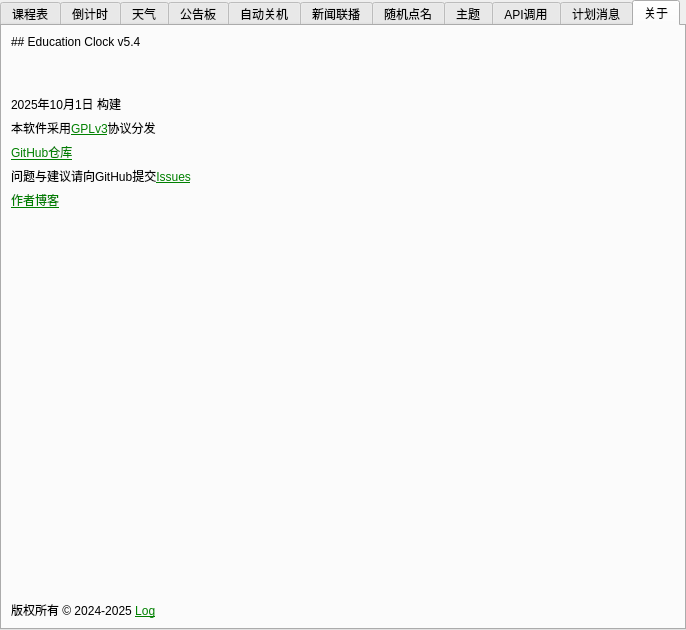
<?xml version="1.0" encoding="UTF-8"?>
<ui version="4.0">
 <class>Form</class>
 <widget class="QWidget" name="Form">
  <property name="geometry">
   <rect>
    <x>0</x>
    <y>0</y>
    <width>686</width>
    <height>629</height>
   </rect>
  </property>
  <property name="windowTitle">
   <string>设置</string>
  </property>
  <property name="windowIcon">
   <iconset>
    <normaloff>../icon/set.svg</normaloff>../icon/set.svg</iconset>
  </property>
  <layout class="QGridLayout" name="gridLayout">
   <property name="leftMargin">
    <number>0</number>
   </property>
   <property name="topMargin">
    <number>0</number>
   </property>
   <property name="rightMargin">
    <number>0</number>
   </property>
   <property name="bottomMargin">
    <number>0</number>
   </property>
   <property name="spacing">
    <number>0</number>
   </property>
   <item row="0" column="0">
    <widget class="QTabWidget" name="tabWidget">
     <property name="enabled">
      <bool>true</bool>
     </property>
     <property name="sizePolicy">
      <sizepolicy hsizetype="Expanding" vsizetype="Expanding">
       <horstretch>0</horstretch>
       <verstretch>0</verstretch>
      </sizepolicy>
     </property>
     <property name="minimumSize">
      <size>
       <width>0</width>
       <height>0</height>
      </size>
     </property>
     <property name="maximumSize">
      <size>
       <width>1677</width>
       <height>16777215</height>
      </size>
     </property>
     <property name="tabPosition">
      <enum>QTabWidget::North</enum>
     </property>
     <property name="tabShape">
      <enum>QTabWidget::Rounded</enum>
     </property>
     <property name="currentIndex">
      <number>10</number>
     </property>
     <property name="elideMode">
      <enum>Qt::ElideNone</enum>
     </property>
     <property name="documentMode">
      <bool>false</bool>
     </property>
     <property name="tabsClosable">
      <bool>false</bool>
     </property>
     <property name="movable">
      <bool>true</bool>
     </property>
     <property name="tabBarAutoHide">
      <bool>false</bool>
     </property>
     <widget class="QWidget" name="tab">
      <attribute name="title">
       <string>课程表</string>
      </attribute>
      <layout class="QGridLayout" name="gridLayout_7">
       <item row="1" column="0" colspan="2">
        <widget class="QTabWidget" name="tabWidget_2">
         <property name="tabPosition">
          <enum>QTabWidget::South</enum>
         </property>
         <property name="currentIndex">
          <number>0</number>
         </property>
         <widget class="QWidget" name="tab_11">
          <attribute name="title">
           <string>周一</string>
          </attribute>
          <layout class="QVBoxLayout" name="verticalLayout_3">
           <item>
            <widget class="QTableWidget" name="tableWidget_1">
             <property name="alternatingRowColors">
              <bool>true</bool>
             </property>
             <property name="gridStyle">
              <enum>Qt::SolidLine</enum>
             </property>
            </widget>
           </item>
          </layout>
         </widget>
         <widget class="QWidget" name="tab_12">
          <attribute name="title">
           <string>周二</string>
          </attribute>
          <layout class="QVBoxLayout" name="verticalLayout_2">
           <item>
            <widget class="QTableWidget" name="tableWidget_2">
             <property name="autoFillBackground">
              <bool>false</bool>
             </property>
             <property name="alternatingRowColors">
              <bool>true</bool>
             </property>
            </widget>
           </item>
          </layout>
         </widget>
         <widget class="QWidget" name="tab_13">
          <attribute name="title">
           <string>周三</string>
          </attribute>
          <layout class="QVBoxLayout" name="verticalLayout_4">
           <item>
            <widget class="QTableWidget" name="tableWidget_3">
             <property name="alternatingRowColors">
              <bool>true</bool>
             </property>
            </widget>
           </item>
          </layout>
         </widget>
         <widget class="QWidget" name="tab_14">
          <attribute name="title">
           <string>周四</string>
          </attribute>
          <layout class="QVBoxLayout" name="verticalLayout_5">
           <item>
            <widget class="QTableWidget" name="tableWidget_4">
             <property name="alternatingRowColors">
              <bool>true</bool>
             </property>
            </widget>
           </item>
          </layout>
         </widget>
         <widget class="QWidget" name="tab_15">
          <attribute name="title">
           <string>周五</string>
          </attribute>
          <layout class="QVBoxLayout" name="verticalLayout_6">
           <item>
            <widget class="QTableWidget" name="tableWidget_5">
             <property name="alternatingRowColors">
              <bool>true</bool>
             </property>
            </widget>
           </item>
          </layout>
         </widget>
         <widget class="QWidget" name="tab_16">
          <attribute name="title">
           <string>周六</string>
          </attribute>
          <layout class="QVBoxLayout" name="verticalLayout_7">
           <item>
            <widget class="QTableWidget" name="tableWidget_6">
             <property name="alternatingRowColors">
              <bool>true</bool>
             </property>
            </widget>
           </item>
          </layout>
         </widget>
         <widget class="QWidget" name="tab_17">
          <attribute name="title">
           <string>周日</string>
          </attribute>
          <layout class="QVBoxLayout" name="verticalLayout_8">
           <item>
            <widget class="QTableWidget" name="tableWidget_7">
             <property name="alternatingRowColors">
              <bool>true</bool>
             </property>
            </widget>
           </item>
          </layout>
         </widget>
        </widget>
       </item>
       <item row="3" column="0">
        <widget class="QPushButton" name="pushButton">
         <property name="toolTip">
          <string>&lt;html&gt;&lt;head/&gt;&lt;body&gt;&lt;p&gt;&lt;span style=&quot; font-weight:700; color:#00007f;&quot;&gt;在选中项下方插入行&lt;/span&gt;&lt;/p&gt;&lt;/body&gt;&lt;/html&gt;</string>
         </property>
         <property name="text">
          <string>插入行</string>
         </property>
        </widget>
       </item>
       <item row="3" column="1">
        <widget class="QPushButton" name="pushButton_2">
         <property name="toolTip">
          <string>&lt;html&gt;&lt;head/&gt;&lt;body&gt;&lt;p&gt;&lt;span style=&quot; font-weight:700; color:#00007f;&quot;&gt;删除选中行&lt;/span&gt;&lt;/p&gt;&lt;/body&gt;&lt;/html&gt;</string>
         </property>
         <property name="text">
          <string>删除行</string>
         </property>
        </widget>
       </item>
       <item row="2" column="0" colspan="2">
        <widget class="QLabel" name="label_39">
         <property name="text">
          <string>修改项后务必点击表格空白处以保存，直接关闭窗口可能会导致数据丢失</string>
         </property>
        </widget>
       </item>
      </layout>
     </widget>
     <widget class="QWidget" name="tab_2">
      <attribute name="title">
       <string>倒计时</string>
      </attribute>
      <layout class="QGridLayout" name="gridLayout_5">
       <item row="3" column="1">
        <spacer name="verticalSpacer_4">
         <property name="orientation">
          <enum>Qt::Vertical</enum>
         </property>
         <property name="sizeHint" stdset="0">
          <size>
           <width>20</width>
           <height>40</height>
          </size>
         </property>
        </spacer>
       </item>
       <item row="0" column="1">
        <widget class="QLineEdit" name="lineEdit">
         <property name="maxLength">
          <number>4</number>
         </property>
        </widget>
       </item>
       <item row="1" column="0">
        <widget class="QLabel" name="label_7">
         <property name="text">
          <string>结束时间：</string>
         </property>
        </widget>
       </item>
       <item row="0" column="0">
        <widget class="QLabel" name="label_6">
         <property name="text">
          <string>事件：</string>
         </property>
        </widget>
       </item>
       <item row="1" column="1">
        <widget class="QDateEdit" name="dateEdit">
         <property name="calendarPopup">
          <bool>true</bool>
         </property>
         <property name="timeSpec">
          <enum>Qt::LocalTime</enum>
         </property>
         <property name="date">
          <date>
           <year>2024</year>
           <month>10</month>
           <day>24</day>
          </date>
         </property>
        </widget>
       </item>
       <item row="2" column="0" colspan="2">
        <widget class="QLabel" name="label_40">
         <property name="text">
          <string>事件最多可设置4个字符</string>
         </property>
        </widget>
       </item>
      </layout>
     </widget>
     <widget class="QWidget" name="tab_3">
      <attribute name="title">
       <string>天气</string>
      </attribute>
      <layout class="QGridLayout" name="gridLayout_6">
       <item row="2" column="3">
        <widget class="QDoubleSpinBox" name="doubleSpinBox_2">
         <property name="decimals">
          <number>6</number>
         </property>
         <property name="maximum">
          <double>180.000000000000000</double>
         </property>
        </widget>
       </item>
       <item row="4" column="0">
        <spacer name="verticalSpacer_5">
         <property name="orientation">
          <enum>Qt::Vertical</enum>
         </property>
         <property name="sizeHint" stdset="0">
          <size>
           <width>20</width>
           <height>40</height>
          </size>
         </property>
        </spacer>
       </item>
       <item row="0" column="3">
        <widget class="QLineEdit" name="lineEdit_2"/>
       </item>
       <item row="1" column="3">
        <widget class="QDoubleSpinBox" name="doubleSpinBox">
         <property name="decimals">
          <number>6</number>
         </property>
         <property name="maximum">
          <double>90.000000000000000</double>
         </property>
         <property name="stepType">
          <enum>QAbstractSpinBox::DefaultStepType</enum>
         </property>
        </widget>
       </item>
       <item row="2" column="0">
        <widget class="QLabel" name="label_10">
         <property name="text">
          <string>经度Lng：</string>
         </property>
        </widget>
       </item>
       <item row="0" column="0">
        <widget class="QLabel" name="label_8">
         <property name="text">
          <string>和风天气API：</string>
         </property>
        </widget>
       </item>
       <item row="1" column="0">
        <widget class="QLabel" name="label_9">
         <property name="text">
          <string>纬度Lat：</string>
         </property>
        </widget>
       </item>
       <item row="3" column="0" colspan="4">
        <widget class="QLabel" name="label_38">
         <property name="text">
          <string>&lt;a href='https://www.opengps.cn/Map/Tools/PickUpGPS_AMap.aspx' style='color:green;'&gt;坐标查询服务&lt;/a&gt;</string>
         </property>
         <property name="openExternalLinks">
          <bool>true</bool>
         </property>
        </widget>
       </item>
      </layout>
     </widget>
     <widget class="QWidget" name="tab_7">
      <attribute name="title">
       <string>公告板</string>
      </attribute>
      <layout class="QGridLayout" name="gridLayout_4" columnstretch="0,0,0">
       <item row="1" column="2">
        <widget class="QLineEdit" name="lineEdit_3">
         <property name="echoMode">
          <enum>QLineEdit::Normal</enum>
         </property>
        </widget>
       </item>
       <item row="6" column="0">
        <widget class="QLabel" name="label_19">
         <property name="text">
          <string>群聊名称</string>
         </property>
        </widget>
       </item>
       <item row="7" column="0" colspan="3">
        <widget class="QLabel" name="label_28">
         <property name="text">
          <string>有多个过滤项时使用逗号隔开，不同过滤项之间为并列关系，互不影响</string>
         </property>
         <property name="textFormat">
          <enum>Qt::PlainText</enum>
         </property>
        </widget>
       </item>
       <item row="6" column="2">
        <widget class="QLineEdit" name="lineEdit_10"/>
       </item>
       <item row="8" column="0">
        <spacer name="verticalSpacer_3">
         <property name="orientation">
          <enum>Qt::Vertical</enum>
         </property>
         <property name="sizeHint" stdset="0">
          <size>
           <width>20</width>
           <height>40</height>
          </size>
         </property>
        </spacer>
       </item>
       <item row="3" column="0">
        <spacer name="verticalSpacer_6">
         <property name="orientation">
          <enum>Qt::Vertical</enum>
         </property>
         <property name="sizeType">
          <enum>QSizePolicy::Minimum</enum>
         </property>
         <property name="sizeHint" stdset="0">
          <size>
           <width>20</width>
           <height>40</height>
          </size>
         </property>
        </spacer>
       </item>
       <item row="5" column="0">
        <widget class="QLabel" name="label_18">
         <property name="text">
          <string>发送者昵称</string>
         </property>
        </widget>
       </item>
       <item row="1" column="0">
        <widget class="QLabel" name="label_11">
         <property name="text">
          <string>服务器链接</string>
         </property>
        </widget>
       </item>
       <item row="2" column="0">
        <widget class="QLabel" name="label_12">
         <property name="text">
          <string>机器人AppKey</string>
         </property>
        </widget>
       </item>
       <item row="0" column="0">
        <widget class="QLabel" name="label_5">
         <property name="text">
          <string>### API设置：</string>
         </property>
         <property name="textFormat">
          <enum>Qt::MarkdownText</enum>
         </property>
         <property name="scaledContents">
          <bool>false</bool>
         </property>
        </widget>
       </item>
       <item row="2" column="2">
        <widget class="QLineEdit" name="lineEdit_4"/>
       </item>
       <item row="5" column="2">
        <widget class="QLineEdit" name="lineEdit_9"/>
       </item>
       <item row="4" column="0">
        <widget class="QLabel" name="label_13">
         <property name="text">
          <string>### 过滤设置</string>
         </property>
         <property name="textFormat">
          <enum>Qt::MarkdownText</enum>
         </property>
        </widget>
       </item>
      </layout>
     </widget>
     <widget class="QWidget" name="tab_4">
      <attribute name="title">
       <string>自动关机</string>
      </attribute>
      <layout class="QGridLayout" name="gridLayout_2">
       <item row="0" column="0">
        <widget class="QLabel" name="label_3">
         <property name="text">
          <string>模块状态：</string>
         </property>
        </widget>
       </item>
       <item row="2" column="0">
        <widget class="QLabel" name="label_21">
         <property name="text">
          <string>星期一</string>
         </property>
        </widget>
       </item>
       <item row="3" column="0">
        <widget class="QLabel" name="label_22">
         <property name="text">
          <string>星期二</string>
         </property>
        </widget>
       </item>
       <item row="4" column="0">
        <widget class="QLabel" name="label_23">
         <property name="text">
          <string>星期三</string>
         </property>
        </widget>
       </item>
       <item row="6" column="0">
        <widget class="QLabel" name="label_25">
         <property name="text">
          <string>星期五</string>
         </property>
        </widget>
       </item>
       <item row="2" column="1" colspan="2">
        <widget class="QLineEdit" name="lineEdit_11"/>
       </item>
       <item row="8" column="1" colspan="2">
        <widget class="QLineEdit" name="lineEdit_17"/>
       </item>
       <item row="4" column="1" colspan="2">
        <widget class="QLineEdit" name="lineEdit_13"/>
       </item>
       <item row="7" column="1" colspan="2">
        <widget class="QLineEdit" name="lineEdit_16"/>
       </item>
       <item row="7" column="0">
        <widget class="QLabel" name="label_26">
         <property name="text">
          <string>星期六</string>
         </property>
        </widget>
       </item>
       <item row="0" column="2">
        <widget class="QDialogButtonBox" name="buttonBox">
         <property name="standardButtons">
          <set>QDialogButtonBox::Close|QDialogButtonBox::Open</set>
         </property>
        </widget>
       </item>
       <item row="1" column="0">
        <widget class="QLabel" name="label_20">
         <property name="text">
          <string>### 关机时间设置：</string>
         </property>
         <property name="textFormat">
          <enum>Qt::MarkdownText</enum>
         </property>
        </widget>
       </item>
       <item row="10" column="0">
        <spacer name="verticalSpacer">
         <property name="orientation">
          <enum>Qt::Vertical</enum>
         </property>
         <property name="sizeHint" stdset="0">
          <size>
           <width>20</width>
           <height>40</height>
          </size>
         </property>
        </spacer>
       </item>
       <item row="0" column="1">
        <widget class="QLabel" name="label_4">
         <property name="text">
          <string>未知</string>
         </property>
        </widget>
       </item>
       <item row="5" column="0">
        <widget class="QLabel" name="label_24">
         <property name="text">
          <string>星期四</string>
         </property>
        </widget>
       </item>
       <item row="5" column="1" colspan="2">
        <widget class="QLineEdit" name="lineEdit_14"/>
       </item>
       <item row="6" column="1" colspan="2">
        <widget class="QLineEdit" name="lineEdit_15"/>
       </item>
       <item row="8" column="0">
        <widget class="QLabel" name="label_27">
         <property name="text">
          <string>星期日</string>
         </property>
        </widget>
       </item>
       <item row="3" column="1" colspan="2">
        <widget class="QLineEdit" name="lineEdit_12"/>
       </item>
       <item row="9" column="0" colspan="3">
        <widget class="QLabel" name="label_29">
         <property name="text">
          <string>一天可设置多个关机时间，每个时间之间用逗号隔开，时间须符合格式HH:MM</string>
         </property>
        </widget>
       </item>
      </layout>
     </widget>
     <widget class="QWidget" name="tab_5">
      <attribute name="title">
       <string>新闻联播</string>
      </attribute>
      <layout class="QGridLayout" name="gridLayout_3">
       <item row="0" column="1">
        <widget class="QLabel" name="label_2">
         <property name="text">
          <string>未知</string>
         </property>
        </widget>
       </item>
       <item row="0" column="0">
        <widget class="QLabel" name="label">
         <property name="text">
          <string>模块状态：</string>
         </property>
        </widget>
       </item>
       <item row="1" column="0">
        <spacer name="verticalSpacer_2">
         <property name="orientation">
          <enum>Qt::Vertical</enum>
         </property>
         <property name="sizeHint" stdset="0">
          <size>
           <width>20</width>
           <height>40</height>
          </size>
         </property>
        </spacer>
       </item>
       <item row="0" column="2">
        <widget class="QDialogButtonBox" name="buttonBox_3">
         <property name="standardButtons">
          <set>QDialogButtonBox::Close|QDialogButtonBox::Open</set>
         </property>
        </widget>
       </item>
      </layout>
     </widget>
     <widget class="QWidget" name="tab_8">
      <attribute name="title">
       <string>随机点名</string>
      </attribute>
      <layout class="QGridLayout" name="gridLayout_8">
       <item row="0" column="0">
        <widget class="QPlainTextEdit" name="plainTextEdit"/>
       </item>
       <item row="1" column="0">
        <widget class="QLabel" name="label_30">
         <property name="text">
          <string>一行设置一个名字，请勿输入无关的空格与换行符</string>
         </property>
        </widget>
       </item>
      </layout>
     </widget>
     <widget class="QWidget" name="tab_9">
      <attribute name="title">
       <string>主题</string>
      </attribute>
      <layout class="QGridLayout" name="gridLayout_10">
       <item row="0" column="0">
        <widget class="QLabel" name="label_41">
         <property name="text">
          <string>选择主题样式</string>
         </property>
        </widget>
       </item>
       <item row="2" column="0">
        <spacer name="verticalSpacer_8">
         <property name="orientation">
          <enum>Qt::Vertical</enum>
         </property>
         <property name="sizeHint" stdset="0">
          <size>
           <width>20</width>
           <height>40</height>
          </size>
         </property>
        </spacer>
       </item>
       <item row="0" column="1">
        <widget class="QComboBox" name="comboBox"/>
       </item>
       <item row="1" column="0" colspan="2">
        <widget class="QLabel" name="label_42">
         <property name="text">
          <string>设置完成后需手动重启以应用新主题</string>
         </property>
        </widget>
       </item>
      </layout>
     </widget>
     <widget class="QWidget" name="tab_10">
      <attribute name="title">
       <string>API调用</string>
      </attribute>
      <layout class="QGridLayout" name="gridLayout_11">
       <item row="1" column="0">
        <widget class="QPushButton" name="pushButton_3">
         <property name="text">
          <string>新建</string>
         </property>
        </widget>
       </item>
       <item row="1" column="1">
        <widget class="QPushButton" name="pushButton_4">
         <property name="text">
          <string>删除</string>
         </property>
        </widget>
       </item>
       <item row="0" column="0" colspan="2">
        <widget class="QScrollArea" name="scrollArea">
         <property name="widgetResizable">
          <bool>true</bool>
         </property>
         <widget class="QWidget" name="scrollAreaWidgetContents">
          <property name="geometry">
           <rect>
            <x>0</x>
            <y>0</y>
            <width>98</width>
            <height>28</height>
           </rect>
          </property>
         </widget>
        </widget>
       </item>
      </layout>
     </widget>
     <widget class="QWidget" name="tab_18">
      <attribute name="title">
       <string>计划消息</string>
      </attribute>
      <layout class="QGridLayout" name="gridLayout_12">
       <item row="0" column="2">
        <widget class="QScrollArea" name="scrollArea_3">
         <property name="widgetResizable">
          <bool>true</bool>
         </property>
         <widget class="QWidget" name="scrollAreaWidgetContents_3">
          <property name="geometry">
           <rect>
            <x>0</x>
            <y>0</y>
            <width>98</width>
            <height>28</height>
           </rect>
          </property>
         </widget>
        </widget>
       </item>
       <item row="0" column="0">
        <widget class="QScrollArea" name="scrollArea_2">
         <property name="widgetResizable">
          <bool>true</bool>
         </property>
         <widget class="QWidget" name="scrollAreaWidgetContents_2">
          <property name="geometry">
           <rect>
            <x>0</x>
            <y>0</y>
            <width>98</width>
            <height>28</height>
           </rect>
          </property>
         </widget>
        </widget>
       </item>
       <item row="0" column="1">
        <widget class="Line" name="line">
         <property name="orientation">
          <enum>Qt::Vertical</enum>
         </property>
        </widget>
       </item>
      </layout>
     </widget>
     <widget class="QWidget" name="tab_6">
      <property name="minimumSize">
       <size>
        <width>500</width>
        <height>600</height>
       </size>
      </property>
      <attribute name="title">
       <string>关于</string>
      </attribute>
      <layout class="QGridLayout" name="gridLayout_9">
       <item row="0" column="1" colspan="3">
        <widget class="QLabel" name="label_32">
         <property name="text">
          <string>## Education Clock v5.4</string>
         </property>
         <property name="textFormat">
          <enum>Qt::MarkdownText</enum>
         </property>
        </widget>
       </item>
       <item row="11" column="1">
        <widget class="QLabel" name="label_34">
         <property name="text">
          <string>&lt;html&gt;&lt;head/&gt;&lt;body&gt;&lt;p&gt;版权所有 © 2024-2025 &lt;a href=&quot;https://github.com/Return-Log&quot;&gt;&lt;span style=&quot; text-decoration: underline; color:#008000;&quot;&gt;Log&lt;/span&gt;&lt;/a&gt;&lt;/p&gt;&lt;/body&gt;&lt;/html&gt;</string>
         </property>
         <property name="openExternalLinks">
          <bool>true</bool>
         </property>
        </widget>
       </item>
       <item row="3" column="1" colspan="3">
        <widget class="QLabel" name="label_36">
         <property name="text">
          <string>本软件采用&lt;a href='https://www.gnu.org/licenses/gpl-3.0.en.html#license-text' style='color:green;'&gt;GPLv3&lt;/a&gt;协议分发</string>
         </property>
         <property name="openExternalLinks">
          <bool>true</bool>
         </property>
        </widget>
       </item>
       <item row="5" column="1" colspan="3">
        <widget class="QLabel" name="label_31">
         <property name="text">
          <string>问题与建议请向GitHub提交&lt;a href='https://github.com/Return-Log/Education-Clock/issues' style='color:green;'&gt;Issues&lt;/a&gt;</string>
         </property>
         <property name="openExternalLinks">
          <bool>true</bool>
         </property>
        </widget>
       </item>
       <item row="8" column="1">
        <spacer name="verticalSpacer_9">
         <property name="orientation">
          <enum>Qt::Vertical</enum>
         </property>
         <property name="sizeType">
          <enum>QSizePolicy::Expanding</enum>
         </property>
         <property name="sizeHint" stdset="0">
          <size>
           <width>20</width>
           <height>40</height>
          </size>
         </property>
        </spacer>
       </item>
       <item row="11" column="2" colspan="2">
        <widget class="QLabel" name="label_37">
         <property name="text">
          <string/>
         </property>
         <property name="pixmap">
          <pixmap>../icon/gplv3-with-text-136x68.png</pixmap>
         </property>
         <property name="alignment">
          <set>Qt::AlignRight|Qt::AlignTrailing|Qt::AlignVCenter</set>
         </property>
        </widget>
       </item>
       <item row="4" column="1" colspan="3">
        <widget class="QLabel" name="label_35">
         <property name="text">
          <string>&lt;a href='https://github.com/Return-Log/Education-Clock' style='color:green;'&gt;GitHub仓库&lt;/a&gt;</string>
         </property>
         <property name="wordWrap">
          <bool>false</bool>
         </property>
         <property name="openExternalLinks">
          <bool>true</bool>
         </property>
        </widget>
       </item>
       <item row="1" column="1">
        <spacer name="verticalSpacer_7">
         <property name="orientation">
          <enum>Qt::Vertical</enum>
         </property>
         <property name="sizeType">
          <enum>QSizePolicy::Minimum</enum>
         </property>
         <property name="sizeHint" stdset="0">
          <size>
           <width>20</width>
           <height>40</height>
          </size>
         </property>
        </spacer>
       </item>
       <item row="2" column="1" colspan="3">
        <widget class="QLabel" name="label_33">
         <property name="text">
          <string>2025年10月1日 构建</string>
         </property>
        </widget>
       </item>
       <item row="7" column="1" colspan="3">
        <widget class="QLabel" name="label_43">
         <property name="text">
          <string>&lt;a href='https://blog.returnsoft.top' style='color:green;'&gt;作者博客&lt;/a&gt;</string>
         </property>
         <property name="textFormat">
          <enum>Qt::RichText</enum>
         </property>
         <property name="openExternalLinks">
          <bool>true</bool>
         </property>
        </widget>
       </item>
      </layout>
     </widget>
    </widget>
   </item>
  </layout>
 </widget>
 <resources/>
 <connections/>
</ui>
